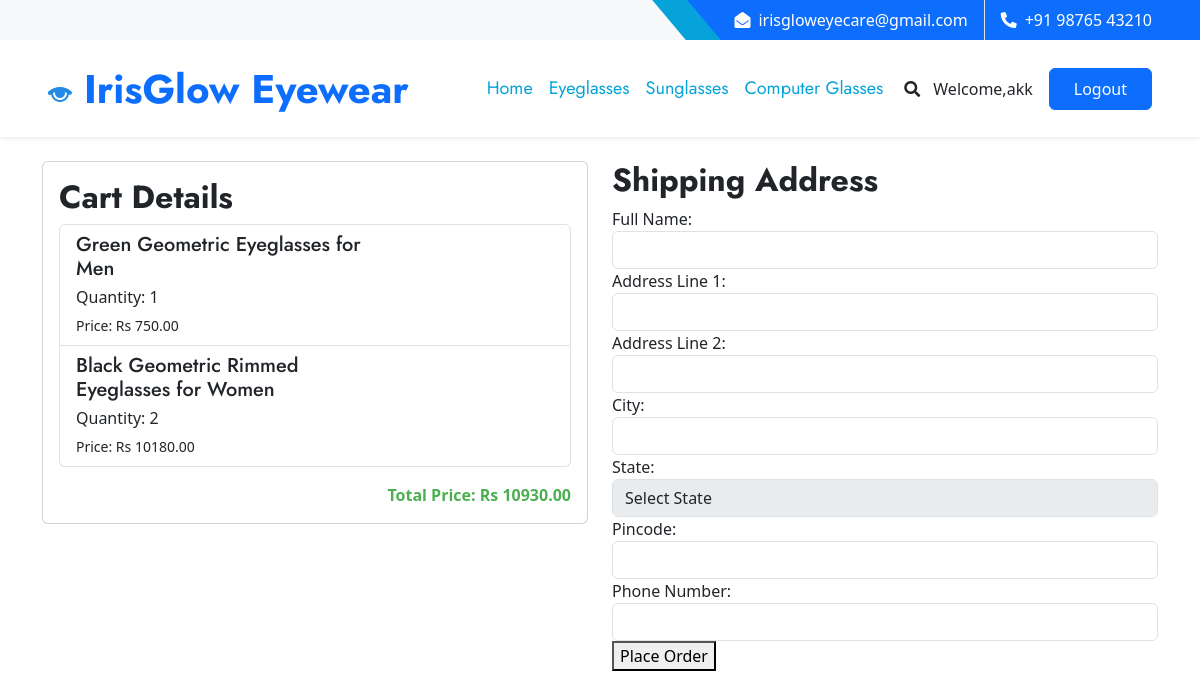
Page /checkout/ (signed in) on the earlier database version.
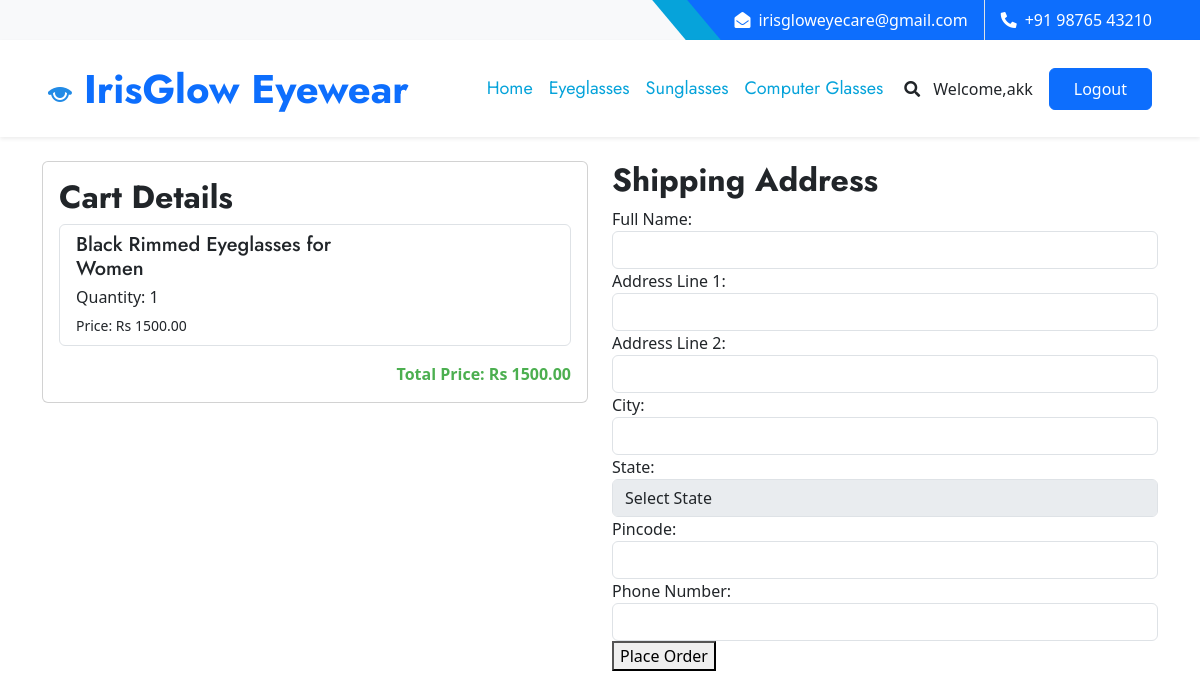
Same page on the later database version.
### IrisGlowApp/models.py (models this page shows, shortened)
class UserCart(models.Model):
    user = models.ForeignKey(User, on_delete=models.CASCADE)
    created_at = models.DateTimeField(auto_now_add=True)
    updated_at = models.DateTimeField(auto_now=True)
    frame = models.ForeignKey(Frame, on_delete=models.CASCADE)
    quantity = models.PositiveIntegerField(default=1)
    def total_price(self):
        return self.frame.price * self.quantity

class Frame(models.Model):
    GENDER_CHOICES = (
        ('M', 'Male'),
        ('F', 'Female'),
        ('K', 'Kids'),
    )
    CATEGORY_CHOICES = (
        ('Eyeglasses', 'Eyeglasses'),
        ('Sunglasses', 'Sunglasses'),
        ('Computer Glasses', 'Computer Glasses'),
    )
    FRAME_MATERIAL_CHOICES = (
        ('Metal', 'Metal'),
        ('Plastic', 'Plastic'),
        ('Wood', 'Wood'),
        ('Aluminium', 'Aluminium'),
        ('Glass', 'Glass'),
    )
    FRAME_STYLE_CHOICES = (
        ('Circle', 'Circle'),
        ('Rectangle', 'Rectangle'),
        ('Geometric', 'Geometric'),
        ('Square', 'Square'),
    )
    SIZE_CHOICES = (
        ('Small', 'Small'),
        ('Medium', 'Medium'),
        ('Large', 'Large'),
    )
    BRAND_CHOICES = (
        ('Fastrack', 'Fastrack'),
        ('Titan', 'Titan'),
        ('Essilor', 'Essilor'),
        ('Ray-Ban', 'Ray-Ban'),
        ('Boss', 'Boss'),
        ('Polaroid', 'Polaroid'),
        ('Vogue', 'Vogue'),
    )
    COLOR_CHOICES = (
        ('Red', 'Red'),
        ('Blue', 'Blue'),
        ('Green', 'Green'),
        ('Black', 'Black'),
        ('White', 'White'),
    )
    TEMPLE_LENGTH_CHOICES = [
        ('140', '140 mm'),
        ('141', '141 mm'),
        ('142', '142 mm'),
        ('143', '143 mm'),
        ('144', '144 mm'),
        ('145', '145 mm'),
        ('146', '146 mm'),
        ('147', '147 mm'),
        ('148', '148 mm'),
        ('149', '149 mm'),
        ('150', '150 mm'),
        ('151', '151 mm'),
        ('152', '152 mm'),
        ('153', '153 mm'),
        ('154', '154 mm'),
        ('155', '155 mm'),
        ('156', '156 mm'),
        ('157', '157 mm'),
        ('158', '158 mm'),
    ]
    BRIDGE_SIZE_CHOICES = [
        ('15', '15 mm'),
        ('16', '16 mm'),
        ('17', '17 mm'),
        ('18', '18 mm'),
        ('19', '19 mm'),
        ('20', '20 mm'),
        ('21', '21 mm'),
        ('22', '22 mm'),
        ('23', '23 mm'),
        ('24', '24 mm'),
        ('25', '25 mm'),
    ]
    LENS_WIDTH_CHOICES = [
        ('45', '45 mm'),
        ('46', '46 mm'),
        ('47', '47 mm'),
        ('48', '48 mm'),
        ('49', '49 mm'),
        ('50', '50 mm'),
        ('51', '51 mm'),
        ('52', '52 mm'),
        ('53', '53 mm'),
        ('54', '54 mm'),
        ('55', '55 mm'),
        ('56', '56 mm'),
        ('57', '57 mm'),
        ('58', '58 mm'),
    ]
    name = models.CharField(max_length=255, unique=True)
    brand_name = models.CharField(max_length=255, choices=BRAND_CHOICES)
    category = models.CharField(max_length=255, choices=CATEGORY_CHOICES)
    product_description = models.TextField()
    material_description = models.TextField()
    gender = models.CharField(max_length=1, choices=GENDER_CHOICES)
    price = models.DecimalField(max_digits=10, decimal_places=2, validators=[MaxValueValidator(10000)])
    stock_quantity = models.PositiveIntegerField(default=0)
    production_date = models.DateField(null=True, blank=True)
    color = models.CharField(max_length=50, null=True, blank=True, choices=COLOR_CHOICES)
    size = models.CharField(max_length=10, choices=SIZE_CHOICES, null=True, blank=True)
    frame_material = models.CharField(max_length=20, choices=FRAME_MATERIAL_CHOICES, null=True, blank=True)
    frame_style = models.CharField(max_length=20, choices=FRAME_STYLE_CHOICES, null=True, blank=True)
    temple_length = models.CharField(max_length=3, choices=TEMPLE_LENGTH_CHOICES, default='15')
    bridge_size = models.CharField(max_length=5, choices=BRIDGE_SIZE_CHOICES, default='15')
    lens_width = models.CharField(max_length=5, choices=LENS_WIDTH_CHOICES, default='15')
    thumbnail = models.ImageField(upload_to='frame_thumbnails/')
    image_2 = models.ImageField(upload_to='frame_images/', blank=True, null=True)
    image_3 = models.ImageField(upload_to='frame_images/', blank=True, null=True)
    image_4 = models.ImageField(upload_to='frame_images/', blank=True, null=True)
    image_5 = models.ImageField(upload_to='frame_images/', blank=True, null=True)
    frame_id = models.AutoField(primary_key=True, unique=True)

### IrisGlowApp/views.py (the view, shortened to what this page needs)
# urls.py: path('checkout/', views.checkout, name='checkout'),
def checkout(request):
    user = request.user
    user_cart_items = UserCart.objects.filter(user=user)
    total_price = sum(item.total_price() for item in user_cart_items)
    return render(request, 'checkout.html', {'cart_items': user_cart_items, 'total_price': total_price})

### template/checkout.html (shortened to what the changed rows need)
{% load static %}
<!DOCTYPE html>
<html lang="en">
<head>
    <link href="https://cdnjs.cloudflare.com/ajax/libs/font-awesome/5.10.0/css/all.min.css" rel="stylesheet">
    <link href="https://cdn.jsdelivr.net/npm/bootstrap-icons@1.4.1/font/bootstrap-icons.css" rel="stylesheet">
    <link href="{% static 'lib/owlcarousel/assets/owl.carousel.min.css' %}" rel="stylesheet">
    <link href="{% static 'lib/animate/animate.min.css' %}" rel="stylesheet">
    <link href="{% static 'lib/tempusdominus/css/tempusdominus-bootstrap-4.min.css' %}" rel="stylesheet" />
    <link href="{% static 'lib/twentytwenty/twentytwenty.css' %}" rel="stylesheet" />
    <link href="{% static 'css/bootstrap.min.css' %}" rel="stylesheet">
    <link href="{% static 'css/style.css' %}" rel="stylesheet">
    <link href="https://cdn.jsdelivr.net/npm/bootstrap@5.3.0/dist/css/bootstrap.min.css" rel="stylesheet">
</head>
<body>
    <nav class="navbar navbar-expand-lg bg-white navbar-light shadow-sm px-5 py-3 py-lg-0">
        <a href="index.html" class="navbar-brand p-0">
            <h1 class="m-0 text-primary">
                <img src="{% static 'img/img1.png' %}">
              IrisGlow Eyewear</h1>
        </a>
    </nav>
 <br>
    <div class="container">
        <div class="row">
            <div class="col-md-6">
                <div class="card">
                    <div class="card-body">
                        <h2 class="card-title">Cart Details</h2>
                        {% if cart_items %}
                            <div class="list-group">
                                {% for item in cart_items %}
                                    <div class="list-group-item border-bottom">
                                        <div class="row">
                                            <div class="col-md-8">
                                                <h5 class="mb-1">{{ item.frame.name }}</h5>
                                                <p class="mb-1">Quantity: {{ item.quantity }}</p>
                                                <small>Price: Rs {{ item.total_price }}</small>
                                            </div>
                                        </div>
                                    </div>
                                {% endfor %}
                            </div>
                            <p class="card-text mt-3 text-end" style="font-weight: bold; color: #4CAF50;">Total Price: Rs {{ total_price }}</p>
                        {% else %}
                            <p class="card-text">Your cart is empty.</p>
                        {% endif %}
                    </div>
                </div>
            </div>
            <div class="col-md-6">
                <h2>Shipping Address</h2>
            </div>
        </div>
    </div>

Differences in the rows shown:
removed UserCart: frame.name "Green Geometric Eyeglasses for Men", quantity "1", total_price "750.00"
removed UserCart: frame.name "Black Geometric Rimmed Eyeglasses for Women", quantity "2", total_price "10180.00"
added UserCart: frame.name "Black Rimmed Eyeglasses for Women", quantity "1", total_price "1500.00"
Other differences:
{{ total_price }}: "10930.00" → "1500.00"
